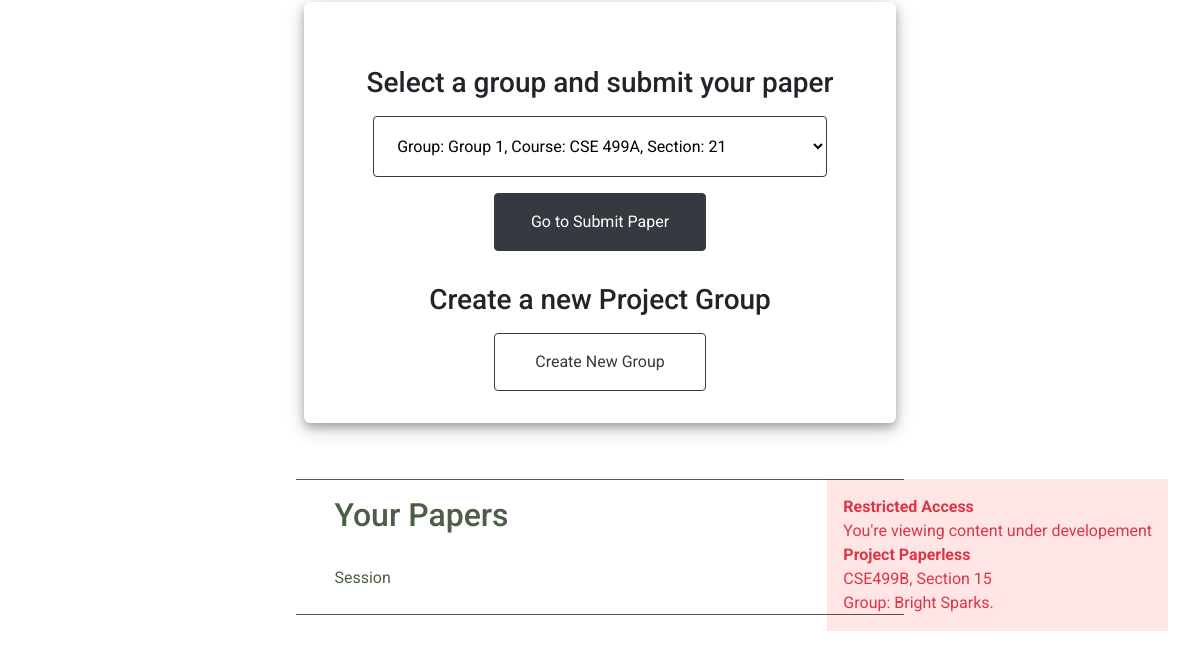
/dashboard/ (signed in, lower part), run on an earlier commit of the app's database.
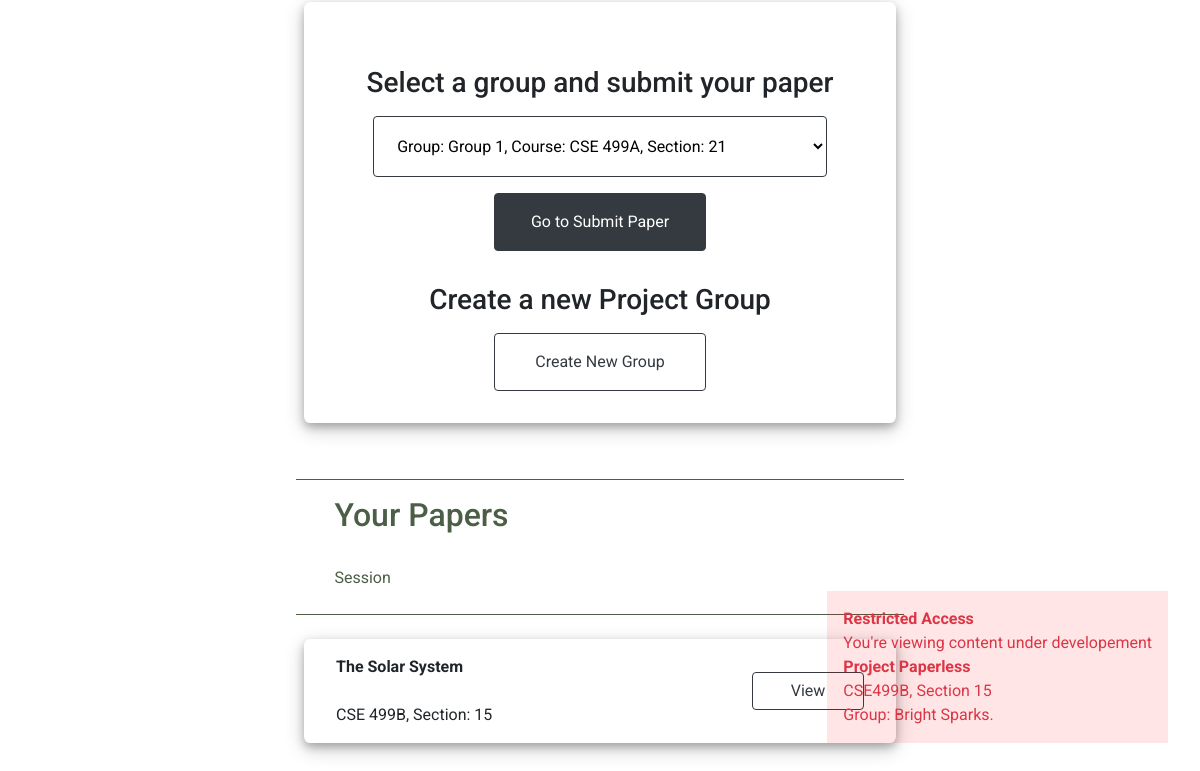
And on a later commit of the database.
### documents/models.py (models this page shows, shortened)
class Document(models.Model):
    group = models.ForeignKey('learners.Group', on_delete=models.CASCADE, related_name='document')
    title = models.CharField(max_length=250)
    paper = models.FileField(storage=paper_storage, upload_to=user_directory_path)
    information = models.CharField(max_length=250, null=True)
    date_uploaded = models.DateTimeField(auto_now_add=True, editable=False)
    date_updated = models.DateTimeField(auto_now=True)

### learners/models.py (models this page shows, shortened)
class Group(models.Model):
    course_code = models.CharField(max_length=30)
    section = models.IntegerField()
    name = models.CharField(max_length=128)
    status = models.CharField(max_length=12)
    instructor = models.ForeignKey('users.User', related_name='submission_group', on_delete=models.CASCADE)
    members = models.ManyToManyField('users.User')
    class Meta:
        constraints = [
            models.UniqueConstraint(fields=['course_code', 'section', 'name'], name='unique_group')
        ]
    def get_string(self):
        return f'Group: {self.name}, Course: {self.course_code}, Section: {self.section}'

### users/views.py (the view, shortened to what this page needs)
# urls.py: path('dashboard/', DashboardView.as_view(), name='dashboard'),
class DashboardView(UserViews):
    def student_view(self):
        return learner_dashboard(self.request)

### learners/forms.py (shortened to what this page needs)
class GroupSelectForm(forms.Form):
    GROUPS = []
    groups = forms.ChoiceField(choices=GROUPS)
    groups.widget.attrs.update({'class': 'input'})
    def update_choice(self, user):
        self.GROUPS = []
        groups = user.group_set.all()
        for group in groups:
            self.GROUPS.append((group.id, group.get_string()))
        self.fields['groups'].choices = self.GROUPS

### project_paperless/utils.py (called while the page is built)
    @method_decorator(login_required(login_url='users:login'))
    def get(self, request):
        self.request = request
        return self.user_view()

    def user_view(self):
        if self.request.user.is_educator:
            return self.teacher_view()
        else:
            return self.student_view()

### templates/learners/dashboard.html (shortened to what this page needs)
{% extends 'layout.html' %}
{% block body %}
<div class="user_dashboard">
  <div class="dashboard container">
    <div class="area">
      <div class="card_container">
        <div class="items_card paper_submission">
          <div class="items">
            <h3 class="item_header">Select a group and submit your paper</h3>
            <form action="" method="POST">
              {{ groups_form.groups }}
              <button type="submit" class="btn btn-dark">Go to Submit Paper</button>
            </form>
            <h3 class="item_header">Create a new Project Group</h3>
            <a href="{% url 'learners:add_group' %}" class="btn btn-outline-dark">Create New Group</a>
          </div>
        </div>
      </div>
    </div>
    <div class="area">
      <div class="area_header">
        <h2> Your Papers </h2>
        <br>
        <p>Session</p>
      </div>
      <div class="card_container">
        {% for paper in papers %}
          <div class="items_card items_card_fluid paper_list">
            <div class="items">
              <p>
                <strong>{{ paper.title }}</strong>
                <br>
                <br>
                {{ paper.group.course_code }},
                Section: {{ paper.group.section }}
              </p>
              <div class="text-right">
                <a href="" class="btn btn-outline-dark view_buttons"
                   group="{{ paper.group.id }}"
                   document="{{ paper.id }}"> View</a>
              </div>
            </div>
          </div>
        {% endfor %}
      </div>
    </div>
  </div>
</div>
{% load static %}
{% endblock %}

What changed in the data, as far as the page shows it:
added Document: title "The Solar System", group.course_code "CSE 499B", group.section "15"
